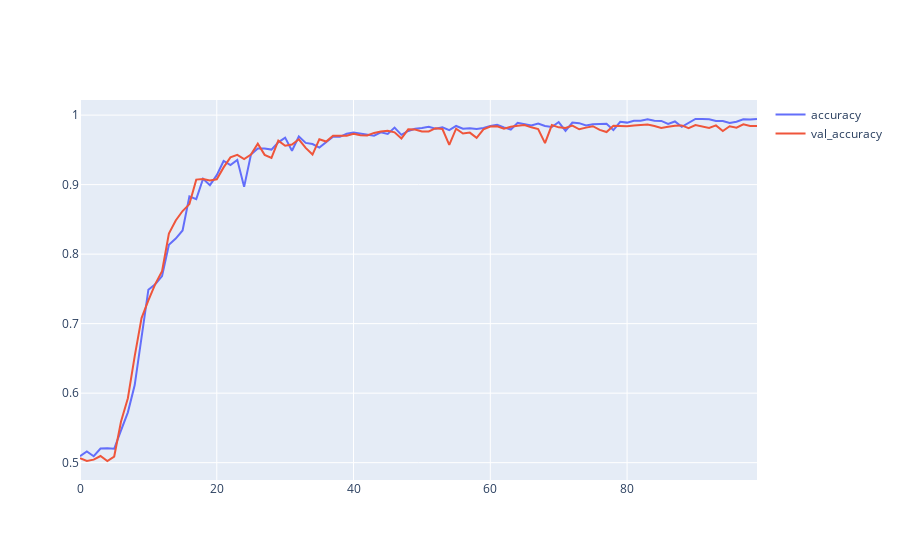
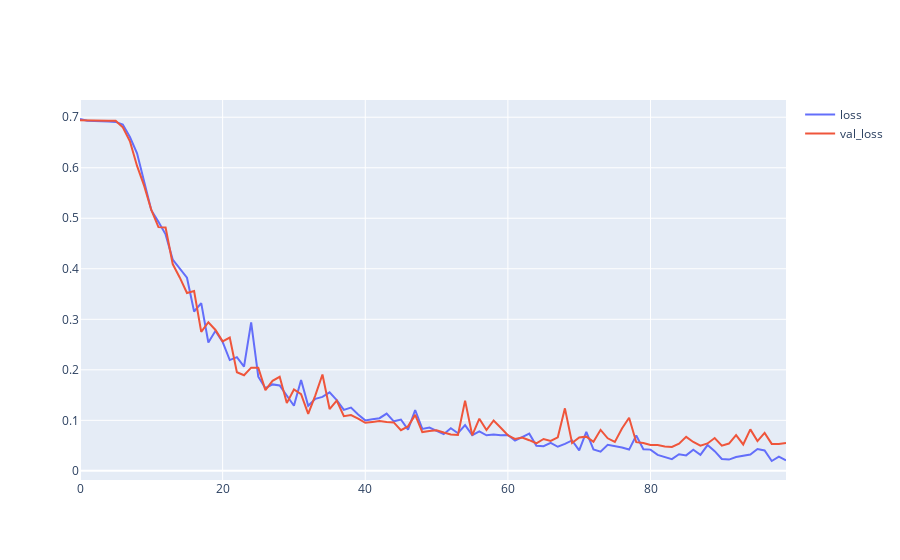

The cell these charts' notebook holds for them, in order:
### Code cell
inputs = np.expand_dims(X, -1)

model = Sequential()
model.add(LSTM(units=5))
model.add(Dense(units=1, activation='sigmoid'))

model.compile(metrics=['accuracy'],
              # optimizer='adam',
              optimizer=Adam(learning_rate=0.01),
              loss='binary_crossentropy')
r = model.fit(inputs, Y, epochs=100, validation_split=0.5)

draw_history(r)
